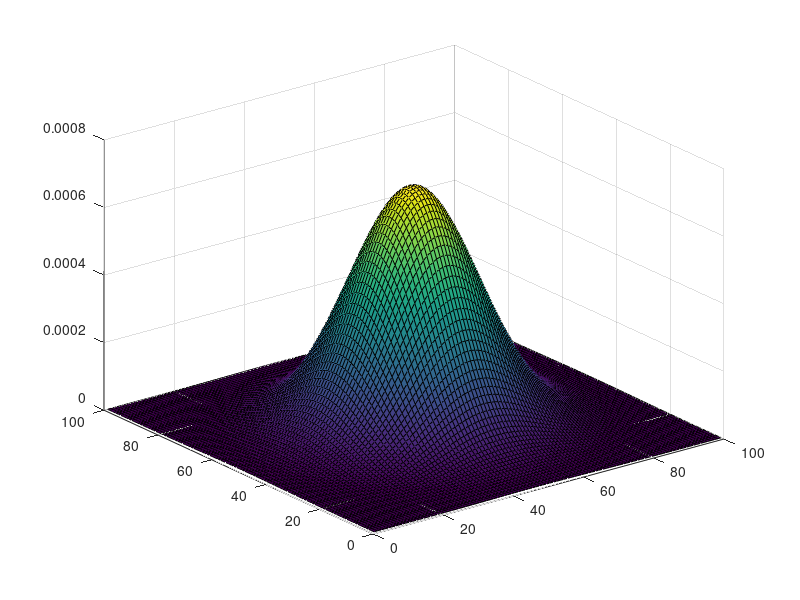
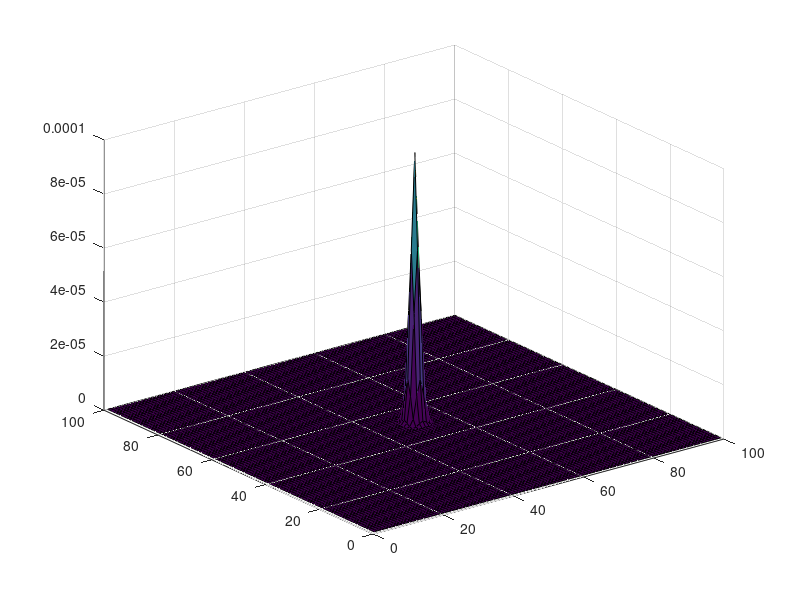

Write MATLAB code to recreate these figures, in order.
clear;
close all;
clc;
ep = 15;
matrix = zeros(100, 100);

[C R] = size(matrix);

for c = 1:C
    for r = 1:R
        matrix(c, r) = (1/(2*pi*ep^2))*exp(-((r-R/2)^2 + (c - C/2)^2)/(2*ep^2));
    end
end

matrix = matrix
surf(matrix);

m_space = fftshift(abs(ifft2(matrix)));

figure, surf(m_space);
